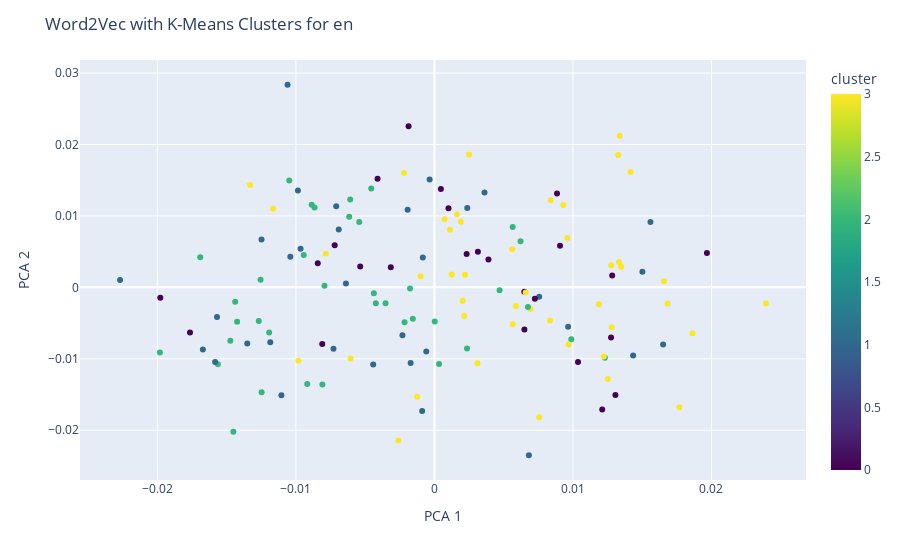

The notebook cell saved with this chart:
### Code cell
# K-Means clustering
num_clusters = 4  # Arbitrary, can be tuned
kmeans = KMeans(n_clusters=num_clusters, random_state=0).fit(en_embeddings)

# Add cluster labels to the dataset
filtered_en_data['cluster'] = kmeans.labels_

# Apply PCA for visualization
pca = PCA(n_components=2)
reduced_embeddings = pca.fit_transform(en_embeddings)

# Add PCA components to the dataset
filtered_en_data['pca_one'] = reduced_embeddings[:, 0]
filtered_en_data['pca_two'] = reduced_embeddings[:, 1]

# Create a scatter plot with Plotly
fig = px.scatter(filtered_en_data, x='pca_one', y='pca_two', color='cluster',
                 hover_data=['language_code'], color_continuous_scale='Viridis')
fig.update_layout(title='Word2Vec with K-Means Clusters for en', xaxis_title='PCA 1', yaxis_title='PCA 2', legend_title='Cluster')
fig.show()

### Figure 1 — Plotly figure (JSON) as saved in the notebook; plotly's stock layout.template omitted (floating-point values rounded to 4 significant figures; data arrays with more than 128 entries replaced by an {"elided": "..."} marker saying what was removed)
{"data": [{"customdata": {"elided": "140x1 str values"}, "hovertemplate": "pca_one=%{x}<br>pca_two=%{y}<br>language_code=%{customdata[0]}<br>cluster=%{marker.color}<extra></extra>", "legendgroup": "", "marker": {"color": {"elided": "140 int values"}, "coloraxis": "coloraxis", "symbol": "circle"}, "mode": "markers", "name": "", "orientation": "v", "showlegend": false, "type": "scatter", "x": {"elided": "140 float values"}, "xaxis": "x", "y": {"elided": "140 float values"}, "yaxis": "y"}], "layout": {"coloraxis": {"colorbar": {"title": {"text": "cluster"}}, "colorscale": [[0, "#440154"], [0.1111, "#482878"], [0.2222, "#3e4989"], [0.3333, "#31688e"], [0.4444, "#26828e"], [0.5556, "#1f9e89"], [0.6667, "#35b779"], [0.7778, "#6ece58"], [0.8889, "#b5de2b"], [1, "#fde725"]]}, "legend": {"title": {"text": "Cluster"}, "tracegroupgap": 0}, "margin": {"t": 60}, "title": {"text": "Word2Vec with K-Means Clusters for en"}, "xaxis": {"anchor": "y", "domain": [0, 1], "title": {"text": "PCA 1"}}, "yaxis": {"anchor": "x", "domain": [0, 1], "title": {"text": "PCA 2"}}}}
